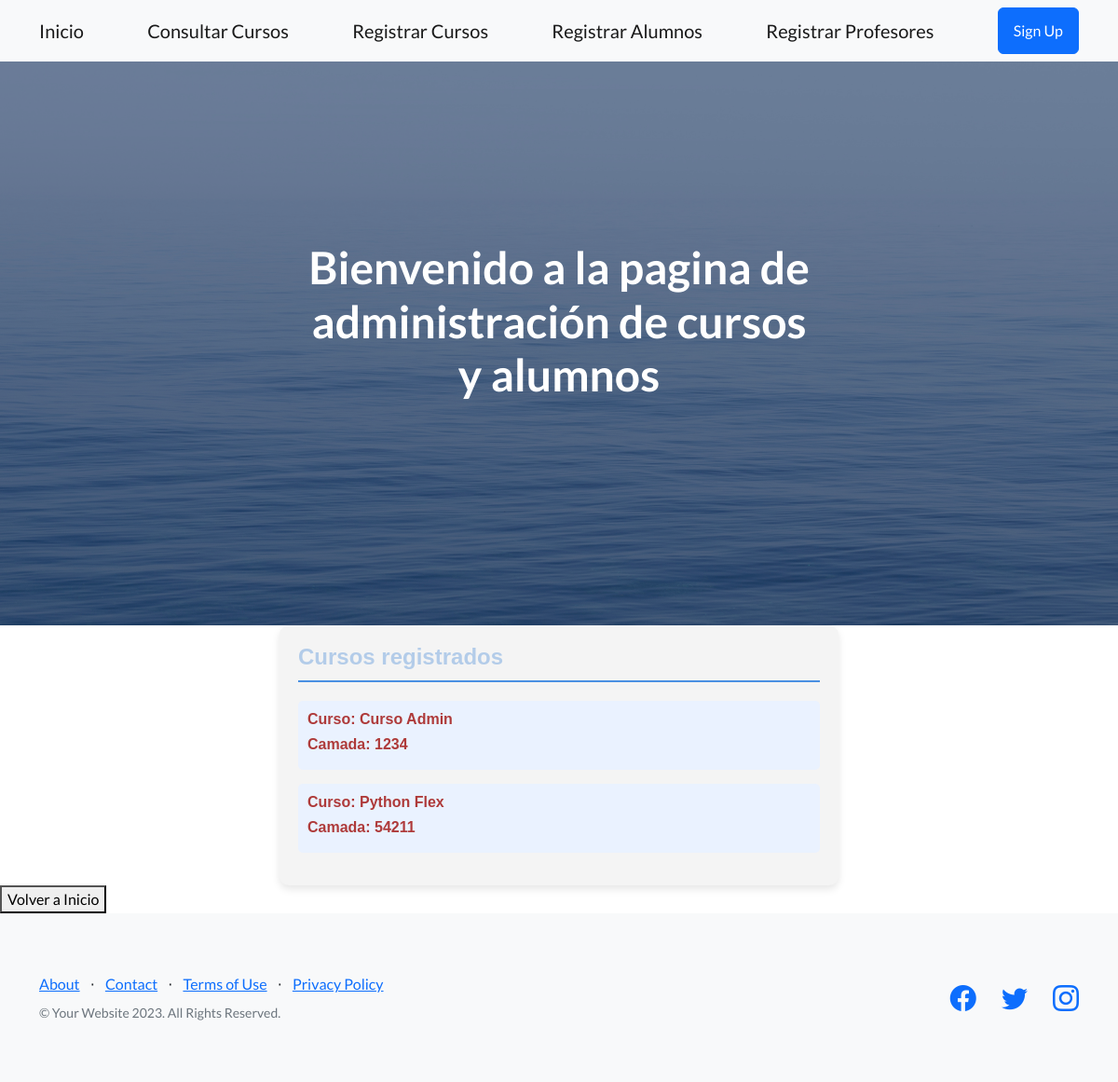
The app's page /consulta_cursos/, older data.
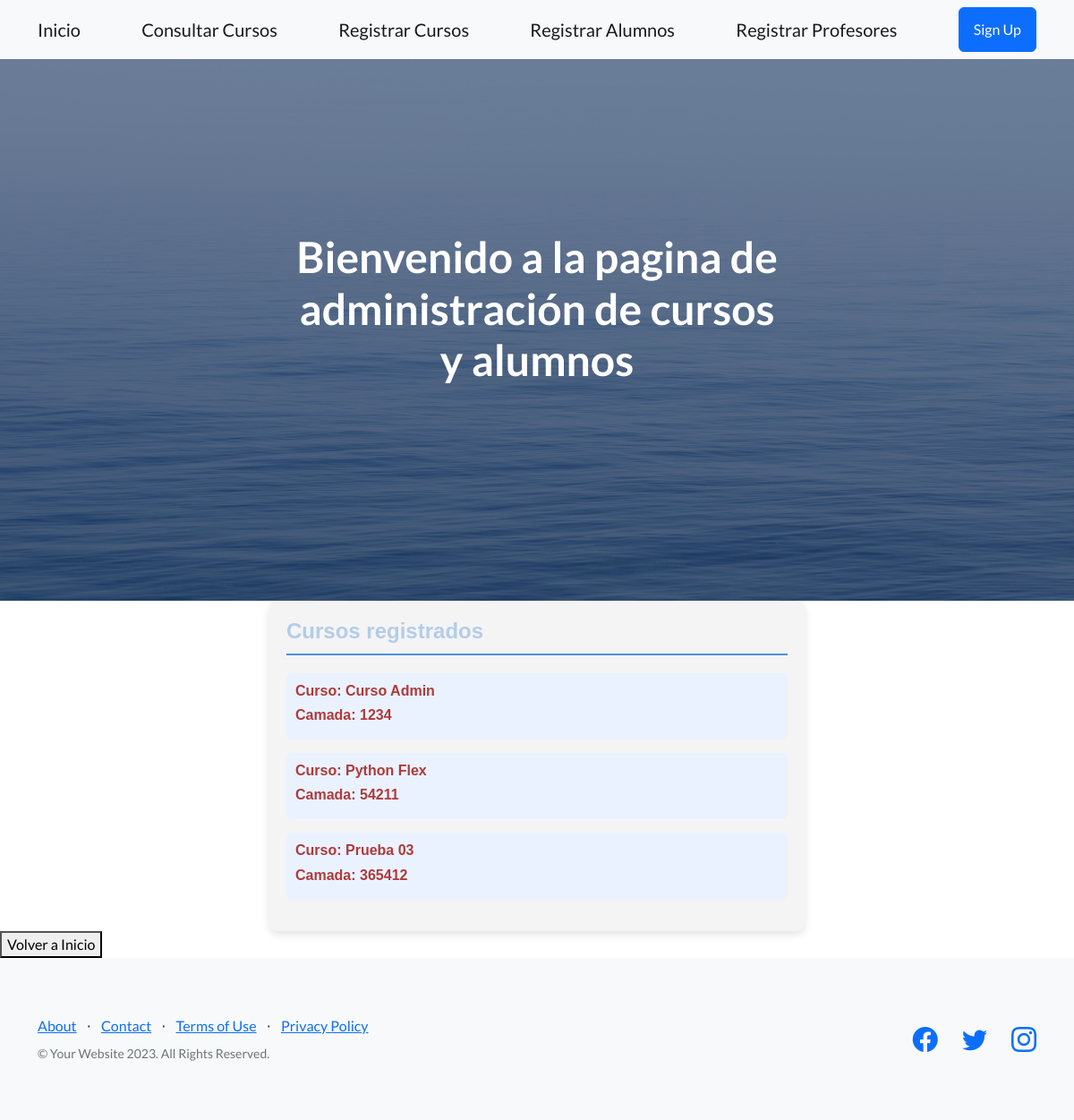
The same page, newer data.
### AppBlog/models.py (models this page shows)
class Cursos(models.Model):
    nombre = models.CharField(max_length=200)
    camada = models.IntegerField()
    def __str__(self):
        return f"{self.nombre} ({self.camada})"

### AppBlog/views.py (the view)
def consultar_cursos(request):
    curso = Cursos.objects.all()
    print(curso)
    return render(request,"AppBlog/consulta_cursos.html", {"value" : curso})

### AppBlog/templates/AppBlog/consulta_cursos.html
{% extends 'AppBlog/Padre.html' %}
{% load static %}
{% block contenidoQueCambia %}
<div style="font-family: Arial, sans-serif; padding: 20px; background-color: #f4f4f4; max-width: 600px; margin: auto; border-radius: 10px; box-shadow: 0 4px 8px rgba(0, 0, 0, 0.1);">
    <h4 style="color: #b3cce9; border-bottom: 2px solid #4a90e2; padding-bottom: 10px;">Cursos registrados</h4>
    <div style="margin-top: 20px;">
    {% for n in value %}
        <div style="color: #ae3a3a; background-color: #eaf2ff; padding: 10px; border-radius: 5px; margin-bottom: 15px;">
            <h6>Curso: {{n.nombre}}</h6>
            <h6>Camada: {{n.camada}}</h6>
        </div>
    {% endfor %}
    </div>
</div>
{% endblock contenidoQueCambia %}

Row changes from the older to the newer data that the page shows:
added Cursos: nombre "Prueba 03", camada "365412"
